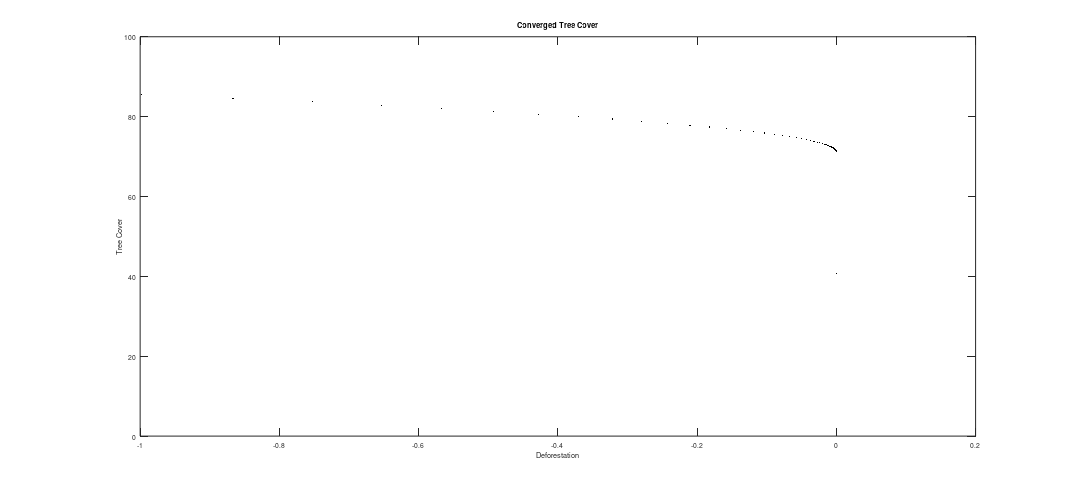
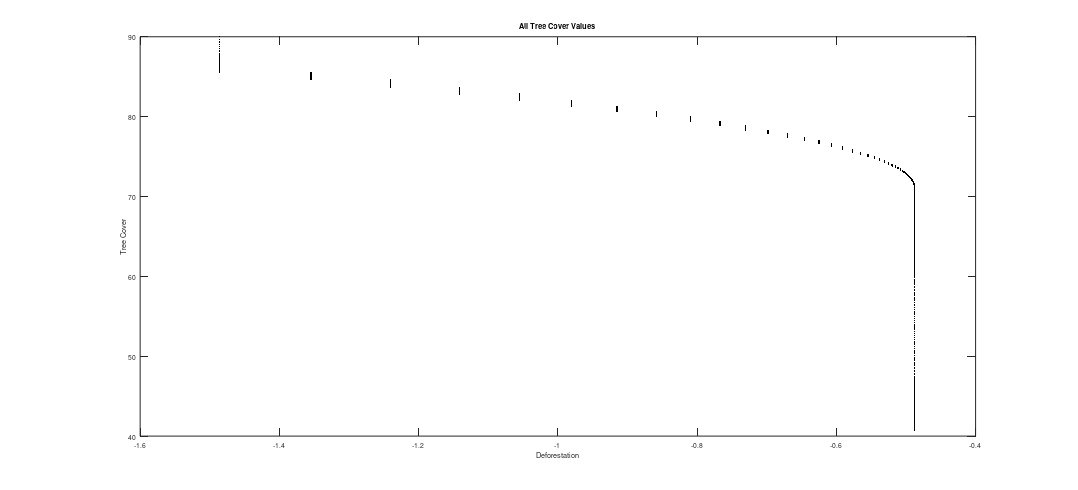
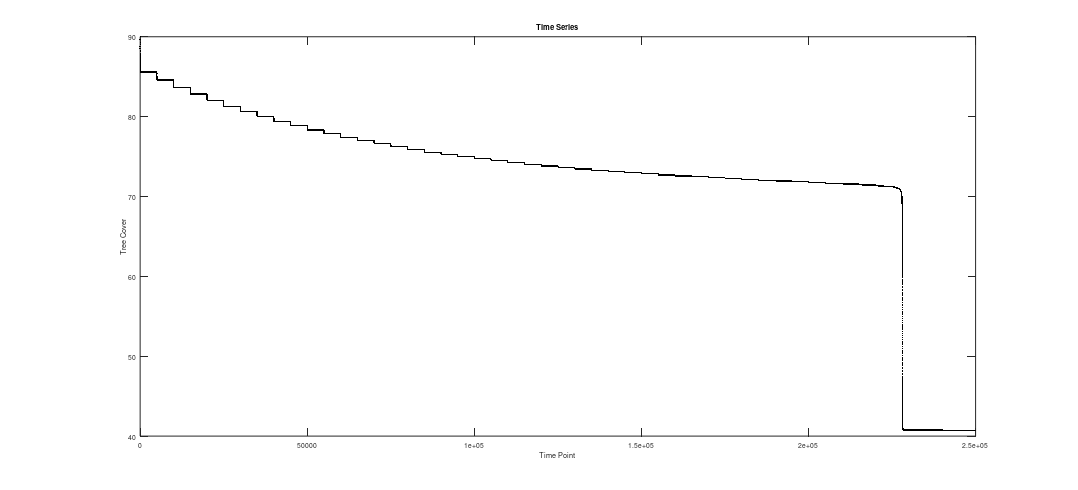
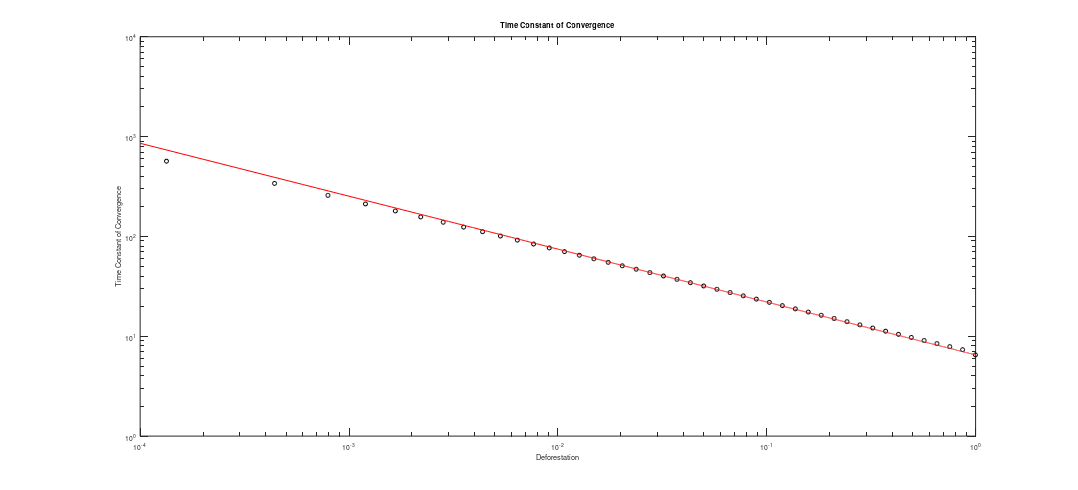

Source code (MATLAB) for these figures, in order:
clear; clc;
close all;
load('DynamicResults1.5zoom.mat');

zeropoint = -0.4878899;

defoValues = defoValues - zeropoint;

plot(defoValues,convergedT,'.k')
xlabel('Deforestation');
ylabel('Tree Cover');
title('Converged Tree Cover')
r = 100; % pixels per inch
set(gcf, 'PaperUnits', 'inches', 'PaperPosition', [0 0 2200 1000]/r);
print(gcf,'-dpng',sprintf('-r%d',r), 'Tconv.png');

figure;
plot(defo,T,'.k')
xlabel('Deforestation');
ylabel('Tree Cover');
title('All Tree Cover Values')
r = 100; % pixels per inch
set(gcf, 'PaperUnits', 'inches', 'PaperPosition', [0 0 2200 1000]/r);
print(gcf,'-dpng',sprintf('-r%d',r), 'allT.png');


figure;
plot(Time,T,'.k')
xlabel('Time Point');
ylabel('Tree Cover');
title('Time Series')
r = 100; % pixels per inch
set(gcf, 'PaperUnits', 'inches', 'PaperPosition', [0 0 2200 1000]/r);
print(gcf,'-dpng',sprintf('-r%d',r), 'timeSeries.png');


figure;
%plot(-defoValues,timeConstants,'ok')
loglog(-defoValues,timeConstants,'ok')
hold on
plot(1e-4:1e-4:1,6.5.*(1e-4:1e-4:1).^(-0.53),'-r')
xlabel('Deforestation');
ylabel('Time Constant of Convergence');
title('Time Constant of Convergence')
r = 100; % pixels per inch
set(gcf, 'PaperUnits', 'inches', 'PaperPosition', [0 0 2200 1000]/r);
print(gcf,'-dpng',sprintf('-r%d',r), 'timeConstants.png');


convSpeed = 1./timeConstants;
dconvSpeed = (convSpeed(2:end)-convSpeed(1:end-1))./(defoValues(2:end)-defoValues(1:end-1));
dconvSpeed = [1, dconvSpeed];

figure;
%plot(-defoValues,timeConstants,'ok')
plot(-defoValues,convSpeed,'ok')
%hold on
%plot(1e-4:1e-4:1,6.5.*(1e-4:1e-4:1).^(-0.53),'-r')
xlabel('Deforestation');
ylabel('Time Constant of Convergence');
title('Time Constant of Convergence')
r = 100; % pixels per inch
set(gcf, 'PaperUnits', 'inches', 'PaperPosition', [0 0 2200 1000]/r);
print(gcf,'-dpng',sprintf('-r%d',r), 'timeConstants.png');

figure;
%plot(-defoValues,timeConstants,'ok')
plot(-defoValues,-1/2*convSpeed./dconvSpeed,'ok')
hold on
plot(0:1e-4:1,(0:1e-4:1),'-r')
xlabel('Deforestation');
ylabel('Time Constant of Convergence');
title('Time Constant of Convergence')
r = 100; % pixels per inch
set(gcf, 'PaperUnits', 'inches', 'PaperPosition', [0 0 2200 1000]/r);
print(gcf,'-dpng',sprintf('-r%d',r), 'dtimeConstants.png');

